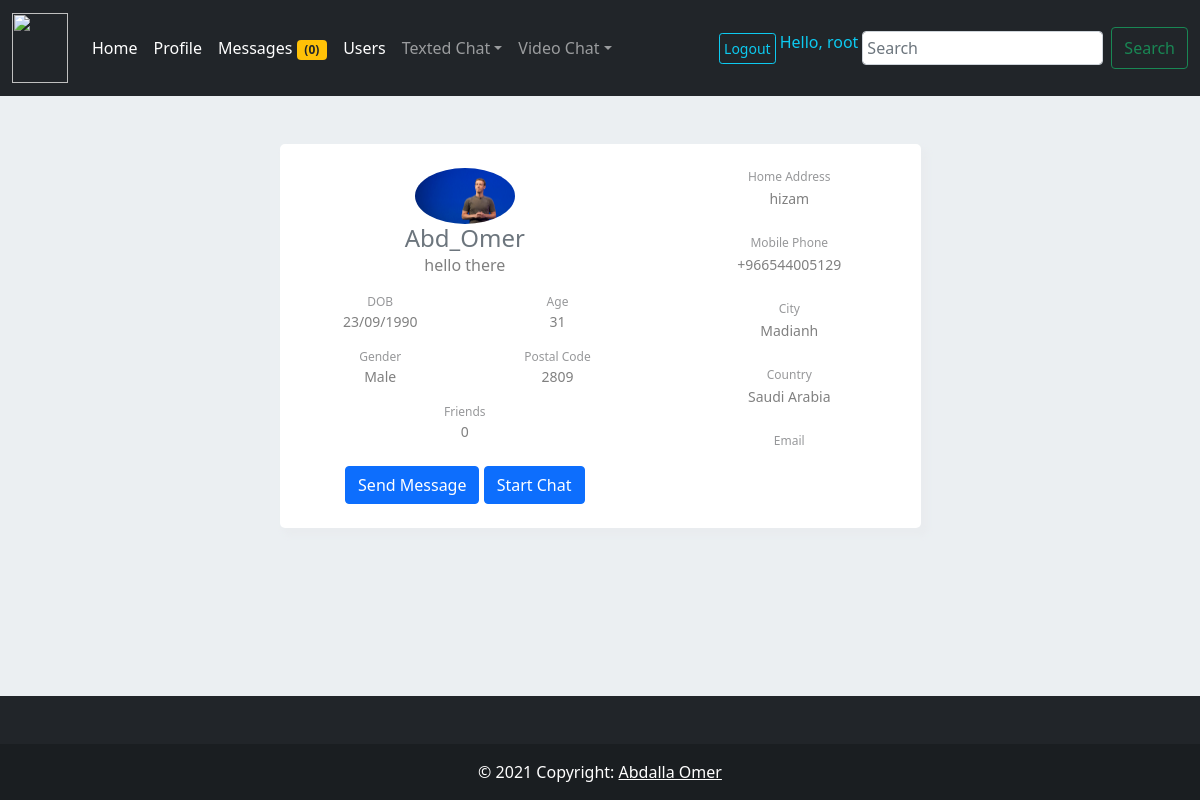
Page /profile/Abd_Omer (signed in) on the committed database.
### register_app/models.py (models this page shows, shortened)
class UserInfo(models.Model):
    birth_day = models.CharField(max_length=5000)  #
    gender =  models.CharField(max_length=5000) #
    phone_number = models.CharField(max_length=5000)  #
    address = models.CharField(max_length=5000) #
    city = models.CharField(max_length=5000) #
    country = models.CharField(max_length=5000)  #
    postal_code = models.CharField(max_length=5000)  #
    about_me = models.CharField(max_length=5000, null= True)  #
    friends = models.IntegerField()
    followers = models.IntegerField(default=0)
    following = models.IntegerField()
    age = models.IntegerField()
    profile_picture = models.ImageField(upload_to = 'static/uploads/')  #'static/uploads/'
    user_id = models.CharField(max_length=5000, null= False)  #

### profile_app/views.py (the view)
# urls.py: path('profile/', include('profile_app.urls')),
def profile(request, username):
    my_inbox = Messages.objects.filter(send_to= request.user)
    my_sent = Messages.objects.filter(send_from= request.user)
    inbox_count = len(my_inbox)
    sent_count = len(my_sent)
    total_messages = inbox_count + sent_count
    user_data = UserInfo.objects.get(user_id= username)
    context = {
        "user_data": user_data,
        "inbox_count": inbox_count,
        "sent_count": sent_count,
        "total_messages": total_messages,
    }
    if request.method == "GET":
        if request.user.is_authenticated:
            return render(request, 'profile.html', context)
        else:
            return redirect ("login")

### profile_app/templates/profile.html (shortened to what this page needs)
{% extends 'base.html' %}
{% load static %}
{% block link %}
  <link rel="stylesheet" href={%static 'css/profile_styles.css'%}>
{% endblock %}
{% block content %}
  <div class="container mt-5">
    <div class="row d-flex justify-content-center">
        <div class="col-md-7">
            <div class="card p-2 text-center">
                <div class="row">
                    <div class="col-md-7 border-right no-gutters">
                        <div class="py-3"><img src="{{user_data.profile_picture.url}}" width="100" class="rounded-circle"/>
                            <h4 class="text-secondary">{{user_data.user_id}}</h4>
                            <div class="allergy"><span>{{user_data.about_me}}</span></div>
                            <div class="stats">
                                <table class="table table-borderless">
                                    <tbody>
                                        <tr>
                                            <td>
                                                <div class="d-flex flex-column"> <span class="text-left head">DOB</span> <span class="text-left bottom">{{user_data.birth_day}}</span> </div>
                                            </td>
                                            <td>
                                                <div class="d-flex flex-column"> <span class="text-left head">Age</span> <span class="text-left bottom">{{user_data.age}}</span> </div>
                                            </td>
                                        </tr>
                                        <tr>
                                            <td>
                                                <div class="d-flex flex-column"> <span class="text-left head">Gender</span> <span class="text-left bottom">{{user_data.gender}}</span> </div>
                                            </td>
                                            <td>
                                                <div class="d-flex flex-column"> <span class="text-left head">Postal Code</span> <span class="text-left bottom">{{user_data.postal_code}}</span> </div>
                                            </td>
                                        </tr>
                                        <tr>
                                            <td colspan="2">
                                                <div class="d-flex flex-column"> <span class="text-left head">Friends</span> <span class="text-left bottom">{{user_data.friends}}</span> </div>
                                            </td>
                                        </tr>
                                    </tbody>
                                </table>
                            </div>
                            <div class="px-3">
                                {% if user.username != user_data.user_id %}
                                    <a type="button" href="{% url 'new_message' user_data.user_id%}" role="button" class="btn btn-primary btn-block">Send Message</a>
                                    <a type="button" href="{% url 'home' %}" role="button" class="btn btn-primary btn-block">Start Chat</a>
                                {% else %}
                                    <a type="button" href="{% url 'edit_user_profile' user_data.user_id%}" role="button" class="btn btn-primary btn-block">Edit Profile</a>
                                {% endif %}
                            </div>
                        </div>
                    </div>
                    <div class="col-md-5">
                        <div class="py-3">
                            <div> <span class="d-block head">Home Address</span> <span class="bottom">{{user_data.address}}</span> </div>
                            <div class="mt-4"> <span class="d-block head">Mobile Phone</span> <span class="bottom">{{user_data.phone_number}}</span> </div>
                            <div class="mt-4"> <span class="d-block head">City</span> <span class="bottom">{{user_data.city}}</span> </div>
                            <div class="mt-4"> <span class="d-block head">Country</span> <span class="bottom">{{user_data.country}}</span> </div>
                            <div class="mt-4"> <span class="d-block head">Email</span>  </div>
                        </div>
                    </div>
                </div>
            </div>
        </div>
    </div>
</div>
{% endblock %}

### templates/base.html (shortened to what this page needs)
{% load static %}
<!doctype html>
<html lang="en-us">
<head>
  <link href="https://cdn.jsdelivr.net/npm/bootstrap@5.1.0/dist/css/bootstrap.min.css" rel="stylesheet">
  {% block link %}
  {% endblock %}
  <nav class="navbar navbar-expand-lg navbar-dark bg-dark">
    <div class="container-fluid">
      <a class="navbar-brand" href="#">
        <img src="https://th.bing.com/th/id/R.66091fd254e98bf21eddd624b11fbd4c?rik=i42LFBPbzkmoYw&riu=http%3a%2f%2fwww.cs.technion.ac.il%2f~cs234313%2fprojects_sites%2fS14%2f11%2fsite%2fimages%2ftemplatemo_logo.jpg&ehk=7PJY2klanb5%2fipygRxZdCKMyu5tf5NAaz2a5zMTSkaU%3d&risl=&pid=ImgRaw&r=0" alt="" width="56" height="70">
      </a>
      <div class="collapse navbar-collapse" id="navbarSupportedContent">
        <ul class="navbar-nav me-auto mb-2 mb-lg-0">
          <li class="nav-item">
            <a class="nav-link active" aria-current="page" href="{% url 'home' %}">Home</a>
          </li>
          {% if  user.is_authenticated %}
            <li class="nav-item">
                <a class="nav-link active" aria-current="page" href="{% url 'profile' user.username%}">Profile</a>
            </li>
            <li class="nav-item">
                <a class="nav-link active" aria-current="page" href="{% url 'mailbox' %}">Messages <span class="badge bg-warning text-dark">({{total_messages}})</span></a>
            </li>
          {% endif %}
          <li class="nav-item">
              <a class="nav-link active" aria-current="page" href="{% url 'users' %}">Users</a>
          </li>
          <li class="nav-item  dropdown active">
            <a class="nav-link dropdown-toggle" href="#" id="navbarDropdown" role="button" data-bs-toggle="dropdown" aria-expanded="false">Texted Chat</a>
          </li>
          <li class="nav-item  dropdown active">
            <a class="nav-link dropdown-toggle" href="#" id="navbarDropdown" role="button" data-bs-toggle="dropdown" aria-expanded="false">Video Chat</a>
          </li>
        </ul>
        {% if  user.is_authenticated %}
          <a class="btn btn-outline-info btn-circle btn-sm btn-xl m-1 p-1" href="{% url 'logout' %}" role="button">Logout</a>
          <p class="text-info bg-dark mt-1"> Hello, {{user.username}} </p>
        {% else %}
          <a class="btn btn-outline-info btn-circle btn-sm btn-xl m-1 p-1" href="{% url 'login' %}" role="button">Login</a>
          <a class="btn btn-outline-info btn-circle btn-sm btn-xl m-1 p-1" href="{% url 'register' %}" role="button">Register</a>
        {% endif %}
        <form class="d-flex" action="" method="POST">
          <input class="form-control me-2 m-1 p-1" type="search" placeholder="Search" aria-label="Search">
          <button class="btn btn-outline-success" type="submit">Search</button>
        </form>
      </div>
    </div>
  </nav>
</head>
<body>
  {% block content %}
  {% endblock %}
</body>
</html>
<footer class="bg-dark text-center text-white">
  <div class="container p-4 pb-0">
  </div>
  <div class="text-center p-3" style="background-color: rgba(0, 0, 0, 0.2);">
    © 2021 Copyright:
    <a class="text-white" href="">Abdalla Omer</a>
  </div>
</footer>

### static/css/profile_styles.css (style rules this page uses)
body { background-color: #ebeff2 }
.card { background-color: white; border: none; border-radius: 5px; box-shadow: 5px 6px 6px 2px #e9ecef }
.allergy { position: relative; bottom: 8px; color: grey }
.head { color: #97989a; font-size: 12px }
.bottom { color: grey; font-size: 14px }

### rows in the picture
UserInfo: profile_picture (picture), user_id "Abd_Omer", about_me "hello there", birth_day "23/09/1990", age "31", gender "Male", postal_code "2809", friends "0", address "hizam", phone_number "+966544005129", city "Madianh", country "Saudi Arabia"

### other values in the picture
{{ total_messages }} "0"
{{ user.username }} "root"
